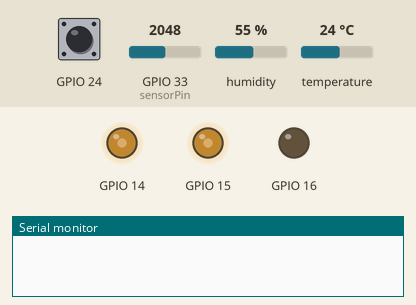
Bench run of a sketch on a simulated ESP32. Shown: output pins drawn as LEDs (lit = HIGH), the last lines printed to the serial monitor. Inputs (shaded band) come from the test bench; at power-on: GPIO 33 (sensorPin) = 2048, humidity 55 %, GPIO 24 HIGH, temperature 24 °C.

Above: at 1.2 s.
1.3 s: GPIO 33 (sensorPin) set to 3934
At 3.3 s:
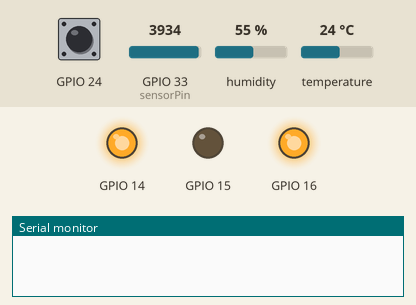
4.8 s: GPIO 33 (sensorPin) set to 4070
At 4.8 s:
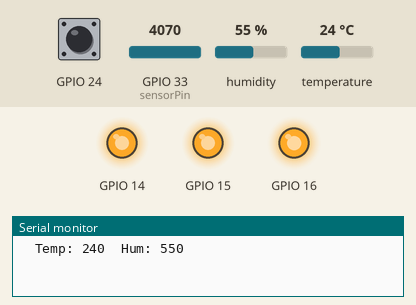
6.3 s: GPIO 33 (sensorPin) set to 3960
13.3 s: humidity set to 22 %
At 17.78 s:
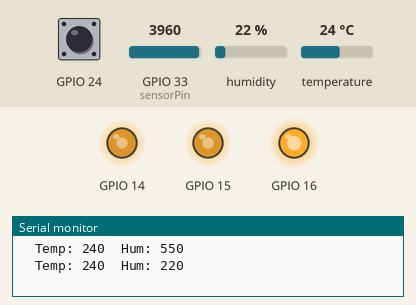
20.0 s: GPIO 24 pulled LOW for 0.15 s
At 21.3 s:
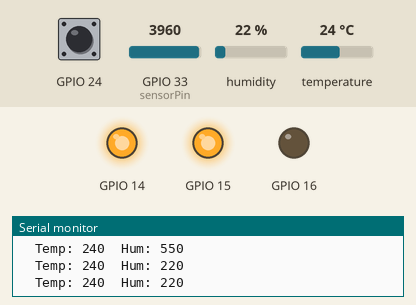
24.8 s: temperature set to 12 °C
Timing chart, 0 to 29.3 s (numbered marks = the images above; inputs shaded):
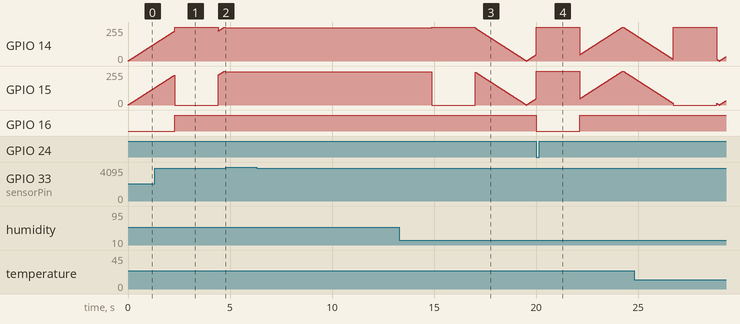

The sketch:

Decimal_senden.ino
```cpp
#define IR_SEND_PIN 5
#include <IRremote.h>
#include <DHT_Async.h>
//#include <OneWire.h>
//#include <DallasTemperature.h>

#define DHT_SENSOR_TYPE DHT_TYPE_11
static const int DHT_SENSOR_PIN = 3;
DHT_Async dht_sensor( DHT_SENSOR_PIN, DHT_SENSOR_TYPE );
//#define ONE_WIRE_BUS 6 //GPIO pin 6 = D3
//OneWire oneWire(ONE_WIRE_BUS);
//DallasTemperature sensors(&oneWire);

int sensorPin = A5; // select the input pin for the potentiometer

int Count = 0;
int Bit = 0;
int Digit = 1;
int Temp = 0;
int Temp_ = 0;
int Hum = 0;
int Hum_ = 0;
int brightness_led = 0;   // 0 is off
int fadeAmount_led = 1;

void setup() {
  // put your setup code here, to run once:
  pinMode(14, OUTPUT);
  pinMode(15, OUTPUT);
  pinMode(16, OUTPUT);
  pinMode(24, INPUT_PULLUP);
  Serial.begin(9600);
  IrSender.begin(); // Start the sender
  //sensors.begin();
}

void loop() {
  // put your main code here, to run repeatedly:

  float temperature;
  float humidity;
  while (Temp == Temp_ && Hum == Hum_) {
    while (analogRead(sensorPin) > 4000) {IrSender.sendNECRaw(1); delay(10000);}

    if(dht_sensor.measure(&temperature, &humidity)){
      Temp_ = temperature * 10;
      Hum_ = humidity * 10;
      Serial.println("");
    }
    if (digitalRead(24) == LOW) {goto print;}
    analogWrite(14, brightness_led);
    analogWrite(15, brightness_led);
    brightness_led += fadeAmount_led;
    if (brightness_led <= 0) {fadeAmount_led = -fadeAmount_led;}
    if (brightness_led >= 255) {fadeAmount_led = -fadeAmount_led;}
    delay(10);
  }
  Temp = Temp_;
  Hum = Hum_;

  print:
  analogWrite(14, 255);
  analogWrite(15, 0);
  analogWrite(16, 255);
  if (digitalRead(24) == LOW) {
    analogWrite(15, 255);
    analogWrite(16, 0);
  }
  IrSender.sendNECRaw(Temp + 10000);
  delay(1000);
  IrSender.sendNECRaw(Hum + 15000);

  Serial.print("  Temp: ");
  Serial.print(Temp);
  Serial.print("  Hum: ");
  Serial.println(Hum);

  delay(1000);
  analogWrite(15, 255);
  analogWrite(16, 255);
}
```

Measured:
- the behaviour switches between 4000 and 4001 on GPIO 33 (sensorPin) (found by bisection; images 1 and 2)
- after the input at 4.8 s, GPIO 14, GPIO 15: stays 248/255 (without the input it goes to 247/255 after 0.01 s)
- after the input at 6.3 s, every drawn part: stays the same
- after the input at 20.0 s, GPIO 16: HIGH → LOW at once, → HIGH 2.1 s later
